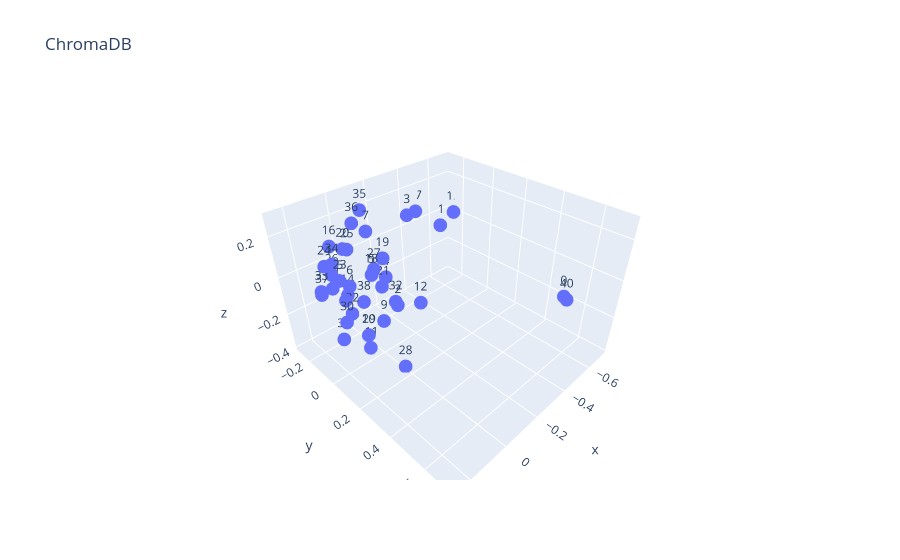

Here is the notebook cell this chart was saved with:
### Code cell
import chromadb
from sklearn.decomposition import PCA
import plotly.express as px
import os
# Get embeddings
print(os.getcwd)
chroma_client = chromadb.HttpClient(host='localhost', port=8000)
collection = chroma_client.get_collection("inl-data")
embeddings = collection.get(include=['embeddings'])['embeddings']
docs = collection.get(include=['embeddings'])['ids']


# Reduce the embedding dimensionality
pca = PCA(n_components=3)
vis_dims = pca.fit_transform(embeddings)# Create an interactive 3D plot
fig = px.scatter_3d(
    x=vis_dims[:, 0],
    y=vis_dims[:, 1],
    z=vis_dims[:, 2],
    text=docs,
    title='ChromaDB'
)

fig.show()

### Figure 1 — Plotly figure (JSON) as saved in the notebook; plotly's stock layout.template omitted (floating-point values rounded to 4 significant figures)
{"data": [{"hovertemplate": "x=%{x}<br>y=%{y}<br>z=%{z}<br>text=%{text}<extra></extra>", "legendgroup": "", "marker": {"color": "#636efa", "symbol": "circle"}, "mode": "markers+text", "name": "", "scene": "scene", "showlegend": false, "text": ["0", "1", "2", "3", "4", "5", "6", "7", "8", "9", "10", "11", "12", "13", "14", "15", "16", "17", "18", "19", "20", "21", "22", "23", "24", "25", "26", "27", "28", "29", "30", "31", "32", "33", "34", "35", "36", "37", "38", "39", "40"], "type": "scatter3d", "x": [-0.3306, -0.5179, -0.1732, -0.3663, -0.1233, 0.03637, 0.1495, 0.02421, 0.157, 0.09586, 0.09476, 0.07588, -0.0937, -0.7115, 0.08943, 0.1667, 0.1451, -0.4744, 0.03328, -0.108, 0.09551, -0.03724, 0.1434, 0.2094, 0.2461, 0.07763, 0.1822, -0.02805, 0.004199, 0.04059, 0.2181, 0.1842, -0.03002, 0.2573, 0.1927, -0.02723, 0.03326, 0.2228, -0.006485, 0.1822, -0.3298], "y": [0.702, -0.1462, -0.09751, -0.2238, -0.106, 0.01982, 0.02767, -0.005828, -0.007448, 0.1607, 0.03021, 0.003375, 0.172, -0.2429, -0.1038, -0.03902, -0.0927, -0.2848, 0.01547, -0.09488, -0.07924, -0.02093, 0.004361, 0.06335, 0.03427, -0.07737, -0.04181, -0.05486, 0.1597, -0.05461, 0.08294, -0.04863, 0.08026, -0.003862, -0.006573, -0.1107, -0.08672, -0.0752, -0.1352, -0.03115, 0.7157], "z": [0.1071, 0.02246, -0.2768, 0.1035, -0.08987, 0.05506, 0.05711, 0.2431, -0.02782, -0.07401, -0.231, -0.3341, -0.07589, -0.002328, -0.08412, 0.0583, 0.1887, 0.06758, 0.05301, 0.02439, 0.1623, -0.06005, -0.09739, 0.1294, 0.1961, 0.1531, 0.09469, 0.0208, -0.3939, -0.3146, -0.05616, 0.0253, -0.08524, 0.06838, 0.1638, 0.2826, 0.253, -0.0002445, -0.1881, -0.2384, 0.1003]}], "layout": {"legend": {"tracegroupgap": 0}, "scene": {"domain": {"x": [0, 1], "y": [0, 1]}, "xaxis": {"title": {"text": "x"}}, "yaxis": {"title": {"text": "y"}}, "zaxis": {"title": {"text": "z"}}}, "title": {"text": "ChromaDB"}}}
